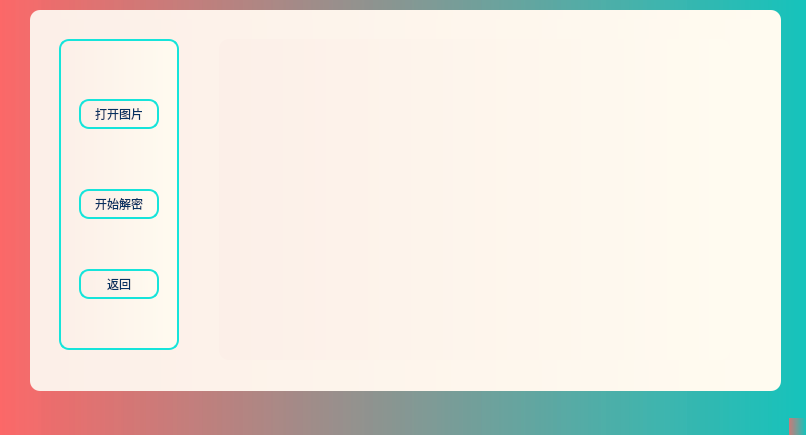
<?xml version="1.0" encoding="UTF-8"?>
<ui version="4.0">
 <class>MainWindow</class>
 <widget class="QMainWindow" name="MainWindow">
  <property name="geometry">
   <rect>
    <x>0</x>
    <y>0</y>
    <width>806</width>
    <height>435</height>
   </rect>
  </property>
  <property name="windowTitle">
   <string>MainWindow</string>
  </property>
  <property name="styleSheet">
   <string notr="true">background-color: qlineargradient(spread:pad, x1:0, y1:0, x2:1, y2:0, stop:0 rgba(251,102,102, 200), stop:1 rgba(20,196,188, 210));</string>
  </property>
  <widget class="QWidget" name="centralwidget">
   <widget class="QFrame" name="frame">
    <property name="geometry">
     <rect>
      <x>30</x>
      <y>10</y>
      <width>751</width>
      <height>381</height>
     </rect>
    </property>
    <property name="styleSheet">
     <string notr="true">background-color: qlineargradient(spread:pad, x1:0, y1:0, x2:1, y2:0, stop:0 #fcefe8, stop:1 #fffbf0);
border-radius:10px;</string>
    </property>
    <property name="frameShape">
     <enum>QFrame::StyledPanel</enum>
    </property>
    <property name="frameShadow">
     <enum>QFrame::Raised</enum>
    </property>
    <widget class="QStackedWidget" name="stackedWidget">
     <property name="geometry">
      <rect>
       <x>9</x>
       <y>9</y>
       <width>731</width>
       <height>371</height>
      </rect>
     </property>
     <property name="currentIndex">
      <number>1</number>
     </property>
     <widget class="QWidget" name="page">
      <widget class="QGroupBox" name="groupBox">
       <property name="geometry">
        <rect>
         <x>10</x>
         <y>50</y>
         <width>120</width>
         <height>311</height>
        </rect>
       </property>
       <property name="styleSheet">
        <string notr="true">border: 2px solid rgb(22,228,218);
border-radius:10px;</string>
       </property>
       <property name="title">
        <string/>
       </property>
       <widget class="QPushButton" name="pushButton">
        <property name="geometry">
         <rect>
          <x>20</x>
          <y>30</y>
          <width>81</width>
          <height>30</height>
         </rect>
        </property>
        <property name="styleSheet">
         <string notr="true">color: rgb(5, 49, 97);</string>
        </property>
        <property name="text">
         <string>秘密图像</string>
        </property>
        <property name="icon">
         <iconset resource="encrypt.qrc">
          <normaloff>:/D:/WorkSpace/image_encrypt/icons/狗狗.png</normaloff>:/D:/WorkSpace/image_encrypt/icons/狗狗.png</iconset>
        </property>
       </widget>
       <widget class="QPushButton" name="pushButton_2">
        <property name="geometry">
         <rect>
          <x>20</x>
          <y>170</y>
          <width>80</width>
          <height>30</height>
         </rect>
        </property>
        <property name="styleSheet">
         <string notr="true">color: rgb(5, 49, 97);</string>
        </property>
        <property name="text">
         <string>加密图像</string>
        </property>
        <property name="icon">
         <iconset resource="encrypt.qrc">
          <normaloff>:/D:/WorkSpace/image_encrypt/icons/狗子.png</normaloff>:/D:/WorkSpace/image_encrypt/icons/狗子.png</iconset>
        </property>
       </widget>
       <widget class="QPushButton" name="pushButton_3">
        <property name="geometry">
         <rect>
          <x>20</x>
          <y>100</y>
          <width>80</width>
          <height>30</height>
         </rect>
        </property>
        <property name="styleSheet">
         <string notr="true">color: rgb(5, 49, 97);</string>
        </property>
        <property name="text">
         <string>掩盖图像</string>
        </property>
        <property name="icon">
         <iconset resource="encrypt.qrc">
          <normaloff>:/D:/WorkSpace/image_encrypt/icons/狗狗 (1).png</normaloff>:/D:/WorkSpace/image_encrypt/icons/狗狗 (1).png</iconset>
        </property>
       </widget>
       <widget class="QPushButton" name="pushButton_4">
        <property name="geometry">
         <rect>
          <x>20</x>
          <y>240</y>
          <width>80</width>
          <height>30</height>
         </rect>
        </property>
        <property name="styleSheet">
         <string notr="true">color: rgb(5, 49, 97);</string>
        </property>
        <property name="text">
         <string>解密图像</string>
        </property>
        <property name="icon">
         <iconset resource="encrypt.qrc">
          <normaloff>:/D:/WorkSpace/image_encrypt/icons/狗.png</normaloff>:/D:/WorkSpace/image_encrypt/icons/狗.png</iconset>
        </property>
       </widget>
      </widget>
      <widget class="QLabel" name="label">
       <property name="geometry">
        <rect>
         <x>40</x>
         <y>20</y>
         <width>61</width>
         <height>21</height>
        </rect>
       </property>
       <property name="font">
        <font>
         <family>Cambria</family>
         <pointsize>12</pointsize>
         <weight>75</weight>
         <bold>true</bold>
        </font>
       </property>
       <property name="styleSheet">
        <string notr="true">color: rgb(22, 228, 218);</string>
       </property>
       <property name="text">
        <string>&lt;html&gt;&lt;head/&gt;&lt;body&gt;&lt;p align=&quot;center&quot;&gt;菜单&lt;/p&gt;&lt;p align=&quot;center&quot;&gt;&lt;br/&gt;&lt;/p&gt;&lt;/body&gt;&lt;/html&gt;</string>
       </property>
      </widget>
      <widget class="QTabWidget" name="tabWidget">
       <property name="geometry">
        <rect>
         <x>230</x>
         <y>10</y>
         <width>501</width>
         <height>311</height>
        </rect>
       </property>
       <property name="styleSheet">
        <string notr="true">color: rgb(5, 49, 97);</string>
       </property>
       <property name="currentIndex">
        <number>2</number>
       </property>
       <widget class="QWidget" name="tab">
        <attribute name="title">
         <string>秘密图像</string>
        </attribute>
        <widget class="QLabel" name="label_9">
         <property name="geometry">
          <rect>
           <x>20</x>
           <y>20</y>
           <width>451</width>
           <height>241</height>
          </rect>
         </property>
         <property name="text">
          <string/>
         </property>
        </widget>
       </widget>
       <widget class="QWidget" name="tab_2">
        <attribute name="title">
         <string>掩盖图像</string>
        </attribute>
        <widget class="QLabel" name="label_8">
         <property name="geometry">
          <rect>
           <x>20</x>
           <y>20</y>
           <width>451</width>
           <height>241</height>
          </rect>
         </property>
         <property name="text">
          <string/>
         </property>
        </widget>
       </widget>
       <widget class="QWidget" name="tab_3">
        <attribute name="title">
         <string>加密图像</string>
        </attribute>
        <widget class="QLabel" name="label_7">
         <property name="geometry">
          <rect>
           <x>20</x>
           <y>20</y>
           <width>451</width>
           <height>241</height>
          </rect>
         </property>
         <property name="text">
          <string/>
         </property>
        </widget>
       </widget>
      </widget>
      <widget class="QWidget" name="horizontalLayoutWidget">
       <property name="geometry">
        <rect>
         <x>230</x>
         <y>340</y>
         <width>160</width>
         <height>21</height>
        </rect>
       </property>
       <layout class="QHBoxLayout" name="horizontalLayout">
        <item>
         <widget class="QLabel" name="label_3">
          <property name="styleSheet">
           <string notr="true">color: rgb(5, 49, 97);</string>
          </property>
          <property name="text">
           <string>加密PSNR:</string>
          </property>
         </widget>
        </item>
        <item>
         <widget class="QLabel" name="label_4">
          <property name="styleSheet">
           <string notr="true">color: rgb(255, 85, 0);</string>
          </property>
          <property name="text">
           <string/>
          </property>
         </widget>
        </item>
       </layout>
      </widget>
     </widget>
     <widget class="QWidget" name="page_2">
      <widget class="QGroupBox" name="groupBox_2">
       <property name="geometry">
        <rect>
         <x>20</x>
         <y>20</y>
         <width>120</width>
         <height>311</height>
        </rect>
       </property>
       <property name="styleSheet">
        <string notr="true">border: 2px solid rgb(22,228,218);
border-radius:10px;</string>
       </property>
       <property name="title">
        <string/>
       </property>
       <widget class="QPushButton" name="pushButton_7">
        <property name="geometry">
         <rect>
          <x>20</x>
          <y>60</y>
          <width>80</width>
          <height>30</height>
         </rect>
        </property>
        <property name="styleSheet">
         <string notr="true">color: rgb(5, 49, 97);</string>
        </property>
        <property name="text">
         <string>打开图片</string>
        </property>
        <property name="icon">
         <iconset resource="encrypt.qrc">
          <normaloff>:/D:/WorkSpace/image_encrypt/icons/狗&amp;宠物用品.png</normaloff>:/D:/WorkSpace/image_encrypt/icons/狗&amp;宠物用品.png</iconset>
        </property>
       </widget>
       <widget class="QPushButton" name="pushButton_8">
        <property name="geometry">
         <rect>
          <x>20</x>
          <y>150</y>
          <width>80</width>
          <height>30</height>
         </rect>
        </property>
        <property name="styleSheet">
         <string notr="true">color:rgb(5, 49, 97)</string>
        </property>
        <property name="text">
         <string>开始解密</string>
        </property>
        <property name="icon">
         <iconset resource="encrypt.qrc">
          <normaloff>:/D:/WorkSpace/image_encrypt/icons/red-宠物狗.png</normaloff>:/D:/WorkSpace/image_encrypt/icons/red-宠物狗.png</iconset>
        </property>
       </widget>
       <widget class="QPushButton" name="pushButton_5">
        <property name="geometry">
         <rect>
          <x>20</x>
          <y>230</y>
          <width>80</width>
          <height>30</height>
         </rect>
        </property>
        <property name="styleSheet">
         <string notr="true">color: rgb(5, 49, 97);</string>
        </property>
        <property name="text">
         <string>返回</string>
        </property>
        <property name="icon">
         <iconset resource="encrypt.qrc">
          <normaloff>:/D:/WorkSpace/image_encrypt/icons/04-小狗.png</normaloff>:/D:/WorkSpace/image_encrypt/icons/04-小狗.png</iconset>
        </property>
       </widget>
      </widget>
      <widget class="QLabel" name="label_10">
       <property name="geometry">
        <rect>
         <x>180</x>
         <y>20</y>
         <width>511</width>
         <height>321</height>
        </rect>
       </property>
       <property name="text">
        <string/>
       </property>
      </widget>
     </widget>
    </widget>
   </widget>
  </widget>
  <widget class="QMenuBar" name="menubar">
   <property name="geometry">
    <rect>
     <x>0</x>
     <y>0</y>
     <width>806</width>
     <height>22</height>
    </rect>
   </property>
  </widget>
  <widget class="QStatusBar" name="statusbar"/>
 </widget>
 <resources>
  <include location="encrypt.qrc"/>
 </resources>
 <connections/>
</ui>
